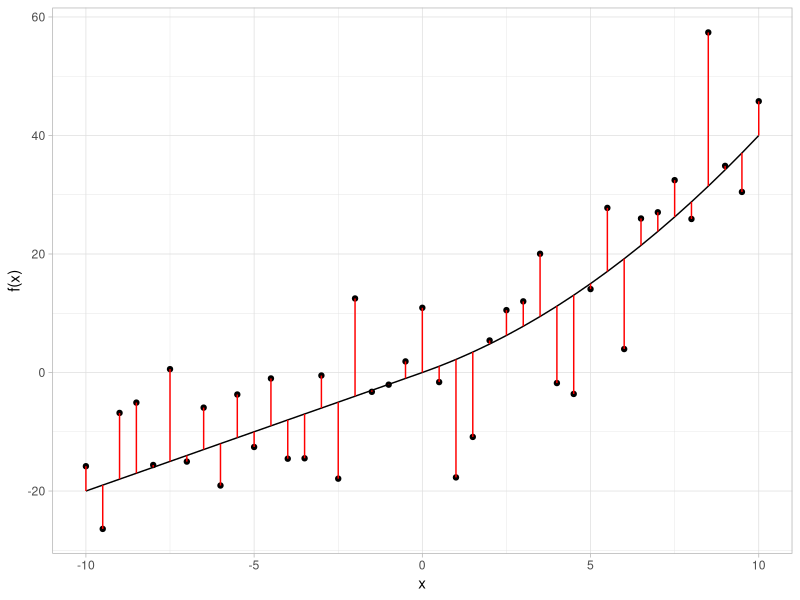
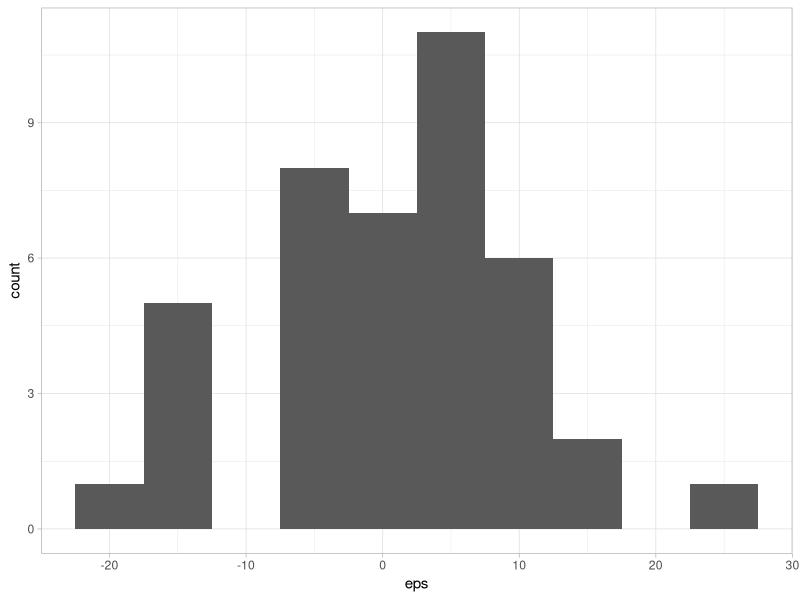

Write R code to recreate these figures, in order.
## ---- chunk 1
library(ggplot2)
f <- function(x) {
  y <- x
  y <- y * 2 
  y[y > 0] <- y[y > 0] + 0.05*y[y > 0]^2
  y
}

x <- -20:20/2
eps <- rnorm(length(x), 0, 10)
y = f(x) + eps
ggplot() + 
  geom_line(aes(x=x, y=f(x))) +
  geom_point(aes(x=x, y=y)) +
  geom_segment(aes(x=x, y=f(x), xend=x, yend=y), color='red') +
  theme_light()
## ---- chunk 2
ggplot() + geom_histogram(aes(x=eps), binwidth=5) + theme_light()
